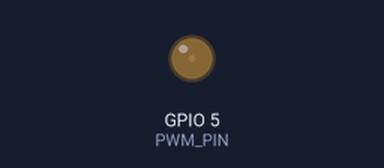
Simulated run of this sketch. Board: ESP32. Shown: output pins drawn as LEDs (lit = HIGH). What the sketch prints to the serial monitor is not drawn.

Above: at 0.05 s.
At 0.5 s:
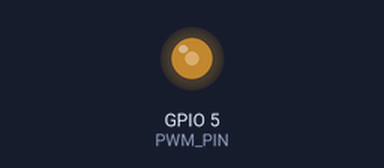
At 0.95 s:
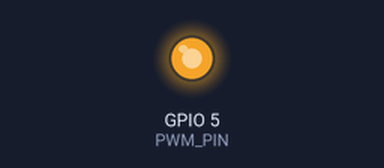
At 1.8 s:
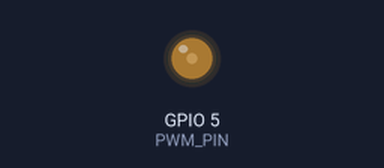
Timing chart, 0 to 4.8 s (numbered marks = the images above):
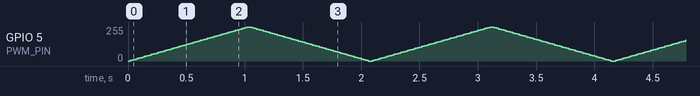

The sketch:

06_PWM_Fade.ino
```cpp
// ============================================================
//  SKU-1015 ESP32 Breakout Board — 06 PWM Fade (LEDC)
//  สร้างสัญญาณ PWM หรี่ไฟ LED ที่ขา IO6 (GPIO5)
//  ESP32 core 2.x: ledcSetup() + ledcAttachPin()
//  (core 3.x ใช้ ledcAttach(pin, freq, res) แทน)
// ============================================================

#define PWM_PIN   5     // IO6 บนบอร์ด
#define PWM_CH    0     // Channel 0-15
#define PWM_FREQ  5000  // 5 kHz
#define PWM_RES   8     // 8-bit (0-255)

void setup() {
  Serial.begin(115200);
  ledcSetup(PWM_CH, PWM_FREQ, PWM_RES);
  ledcAttachPin(PWM_PIN, PWM_CH);
  Serial.println("PWM Fade Start!");
}

void loop() {
  // สว่างขึ้น 0 -> 255
  for (int duty = 0; duty <= 255; duty += 5) {
    ledcWrite(PWM_CH, duty);
    delay(20);
  }
  // หรี่ลง 255 -> 0
  for (int duty = 255; duty >= 0; duty -= 5) {
    ledcWrite(PWM_CH, duty);
    delay(20);
  }
}
```
